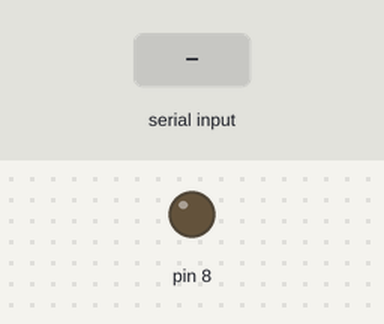
This sketch was run on a simulated Arduino Uno, built with avr-gcc and run on an emulated ATmega328P. Parts: output pins drawn as LEDs (lit = HIGH). The inputs (shaded band) are chosen by the test bench.

Above: at 1.2 s.
1.3 s: "1" received over Serial
At 1.9 s:
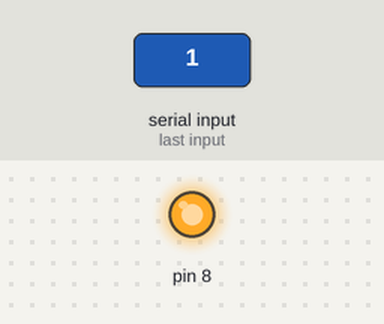
2.8 s: "0" received over Serial
At 3.1 s:
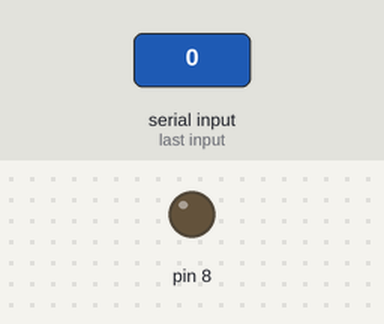
Timing chart, 0 to 5.8 s (numbered marks = the images above; inputs shaded):
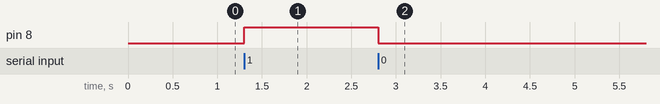

Measured:
- after the input at 1.3 s, pin 8: LOW → HIGH at once
- after the input at 2.8 s, pin 8: HIGH → LOW at once

The sketch:

Lesson_3c.ino
```cpp
int rx;
void setup() {
  Serial.begin(9600);
  pinMode(8,OUTPUT);
}

void loop() {
  rx=Serial.read();
  if (rx=='1'){
    digitalWrite(8,HIGH);
  }else if (rx=='0'){
    digitalWrite(8,LOW);
  }
}

//1送信すると光続ける、0送信すると消える
```
